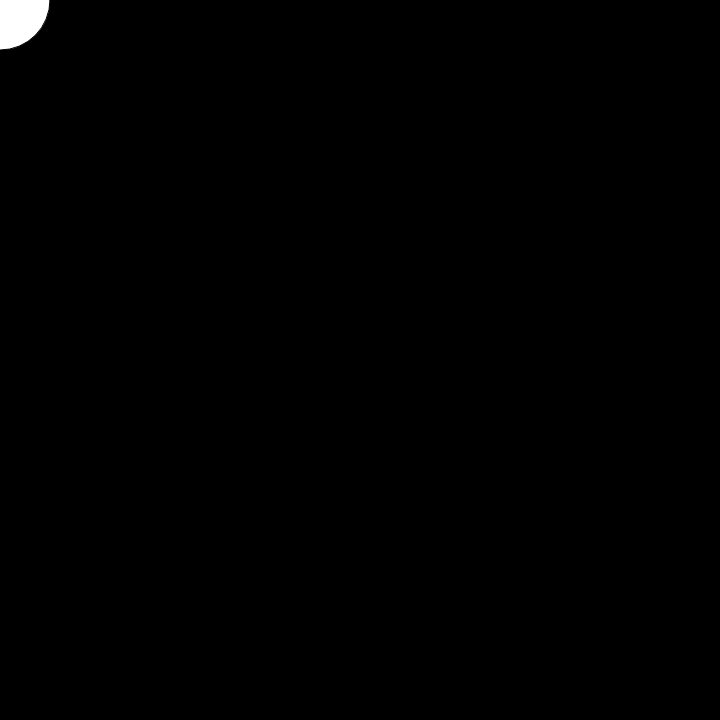
Frame 1 (no input)
Frame 60 (no input): identical to frame 1, image omitted
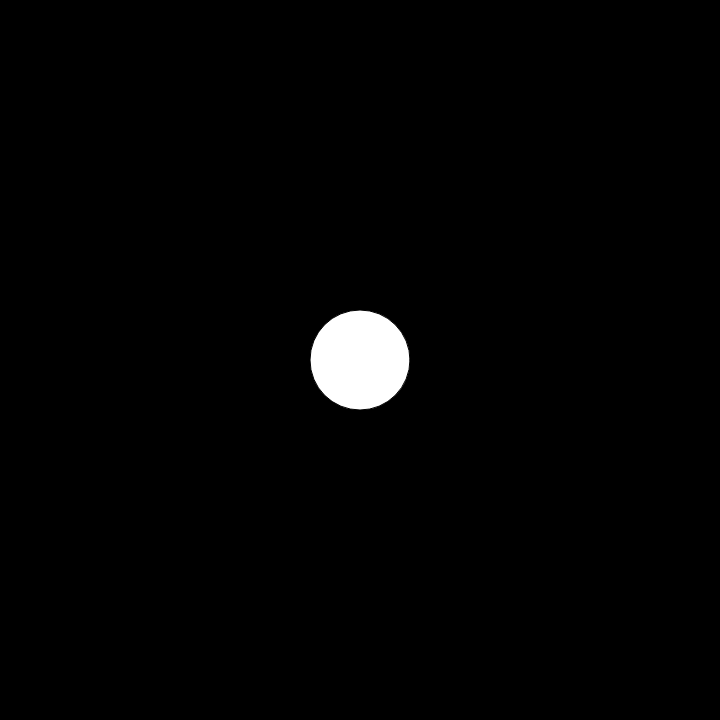
Frame 120 (the mouse pressed at the canvas centre since frame 60)

The p5.js sketch that drew these frames (run headless with seeded random() and noise() and a simulated clock; from frame 60 on, the mouse is pressed at the canvas centre):

// p5.js sketch
// ── sketch.js
"use strict";

function setup() {
    createCanvas(720, 720);
}

function draw() {
    background(0);
    fill(255);
    ellipse(mouseX, mouseY, 100, 100);
}
